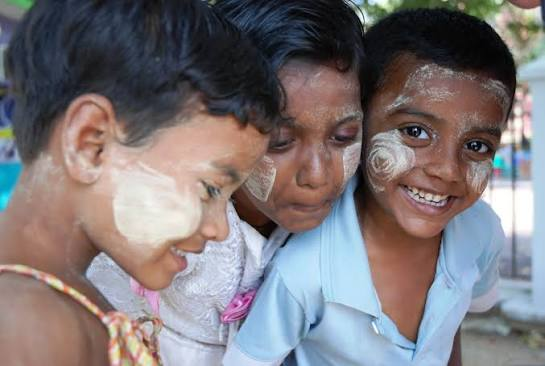
#> input picture dataset/20.jpg, 545 x 366 px
$ python fix_20.py
#> lines starting #> are read from the running program, lines starting #| are printed output that depends on the picture; after the words box and inside, x2 and y2 are one past the last pixel; in counts of white or black regions, pixels touching at a corner belong together
### visualize_ground_truth_and_comparisons.py
"""Visualize Ground Truth annotations and generate side-by-side comparison images.

Creates:
1. ground_truth/images_with_gt_boxes/
   - Visualized images with Ground Truth boxes.
   - Green boxes = Standard/Large Faces (>=40px)
   - Orange/Red boxes = Small/Distant Faces (<40px, Difficult Slice)

2. comparison_visuals/
   - 4-panel comparison images:
     [Original + Ground Truth] | [Gaussian Blur]
     [Solid Mask]              | [Pixelation]
   - Perfect for presentation slides (Slide 4: Visual Evidence) and reports!
"""

import json
import os
import sys
from pathlib import Path
import cv2
import numpy as np

sys.stdout.reconfigure(encoding='utf-8')


# [54 lines left out: function process_all_anonymizations, not called in this run]


def draw_gt_on_image(img: np.ndarray, regions: list) -> np.ndarray:
    """Draw bounding boxes and labels for ground truth regions."""
    canvas = img.copy()
    h, w = canvas.shape[:2]

    for reg in regions:
        x1, y1, x2, y2 = map(int, reg["box_xyxy"])
        x1, x2 = max(0, min(w, x1)), max(0, min(w, x2))
        y1, y2 = max(0, min(h, y1)), max(0, min(h, y2))

        is_difficult = reg.get("is_difficult", False)
        # Green for Standard (0, 220, 0), Orange/Red for Difficult Slice (0, 100, 255)
        color = (0, 90, 255) if is_difficult else (0, 220, 50)

        # Draw bounding box
        cv2.rectangle(canvas, (x1, y1), (x2, y2), color, 2)

        # Label
        tag = "DIFF" if is_difficult else "STD"
        label = f"{reg['instance_id']} [{tag}]"

        # Background box for label text
        font = cv2.FONT_HERSHEY_SIMPLEX
        scale = 0.42
        thickness = 1
        (tw, th), baseline = cv2.getTextSize(label, font, scale, thickness)

        label_y1 = max(0, y1 - th - 6)
        label_y2 = y1
        cv2.rectangle(canvas, (x1, label_y1), (x1 + tw + 4, label_y2), color, -1)
        cv2.putText(canvas, label, (x1 + 2, y1 - 3), font, scale, (255, 255, 255), thickness, cv2.LINE_AA)

    return canvas


def add_header(img: np.ndarray, title: str, bg_color=(30, 30, 30)) -> np.ndarray:
    """Add a clean banner title on top of an image panel."""
    header_h = 36
    h, w = img.shape[:2]
    header = np.full((header_h, w, 3), bg_color, dtype=np.uint8)

    font = cv2.FONT_HERSHEY_DUPLEX
    scale = 0.55
    thickness = 1
    (tw, th), _ = cv2.getTextSize(title, font, scale, thickness)
    tx = (w - tw) // 2
    ty = (header_h + th) // 2 - 2
    cv2.putText(header, title, (tx, ty), font, scale, (255, 255, 255), thickness, cv2.LINE_AA)
    return np.vstack([header, img])


# [63 lines left out: function build_comparison_grids, not called in this run]


# [2 lines that do not run on import are left out]

### fix_20.py
"""Fix 20.jpg Ground Truth and regenerate comparison visuals.
Keep only 3 genuine faces, remove 2 false positive detections (conf < 0.5).
"""

import json
import sys
from pathlib import Path
import cv2
import numpy as np

sys.stdout.reconfigure(encoding='utf-8')

def fix_image_20():
    gt_file = Path("ground_truth.json")
    gt_sub_file = Path("ground_truth/sensitive_annotations.json")
    dataset_dir = Path("dataset")
    results_dir = Path("results")
    gt_vis_dir = Path("ground_truth/images_with_gt_boxes")
    comp_dir = Path("comparison_visuals")

    with open(gt_file, "r", encoding="utf-8") as f:
#> (reads ground_truth.json from the repository)
        gt_data = json.load(f)

    # 1. Filter regions of 20.jpg to exactly 3 faces with conf > 0.5
    regions_20 = gt_data["images"]["20.jpg"]["sensitive_regions"]
    filtered_20 = [r for r in regions_20 if r.get("confidence_source", 0) > 0.5]
    gt_data["images"]["20.jpg"]["sensitive_regions"] = filtered_20
    gt_data["images"]["20.jpg"]["num_sensitive_regions"] = len(filtered_20)

    # 2. Recalculate totals
    total_faces = sum(len(img["sensitive_regions"]) for img in gt_data["images"].values())
    small_faces = sum(1 for img in gt_data["images"].values() for r in img["sensitive_regions"] if r["is_difficult"])
    large_faces = total_faces - small_faces

    gt_data["total_sensitive_instances"] = total_faces
    gt_data["slice_summary"]["large_faces"] = large_faces
    gt_data["slice_summary"]["small_faces"] = small_faces

    # Save to ground_truth.json and ground_truth/sensitive_annotations.json
    with open(gt_file, "w", encoding="utf-8") as f:
        json.dump(gt_data, f, indent=4, ensure_ascii=False)
    with open(gt_sub_file, "w", encoding="utf-8") as f:
        json.dump(gt_data, f, indent=4, ensure_ascii=False)

    print(f"[+] Đã cập nhật Ground Truth: 20.jpg hiện có đúng {len(filtered_20)} khuôn mặt.")
    print(f"    - Tổng khuôn mặt toàn bộ dataset: {total_faces} (Mặt lớn: {large_faces}, Mặt nhỏ: {small_faces})")

    # 3. Regenerate anonymized results for 20.jpg
    raw_img = cv2.imread(str(dataset_dir / "20.jpg"))
#> raw_img is the input picture: shape (366, 545, 3); mean B, G, R 121, 118.2, 124.7
    h, w = raw_img.shape[:2]
#> h = 366; w = 545
    boxes = [r["box_xyxy"] for r in filtered_20]

    # Blur
    img_blur = raw_img.copy()
    for b in boxes:
        x1, y1, x2, y2 = map(int, b)
        x1, x2 = max(0, min(w, x1)), max(0, min(w, x2))
        y1, y2 = max(0, min(h, y1)), max(0, min(h, y2))
        if x2 > x1 and y2 > y1:
            img_blur[y1:y2, x1:x2] = cv2.GaussianBlur(img_blur[y1:y2, x1:x2], (41, 41), 0)
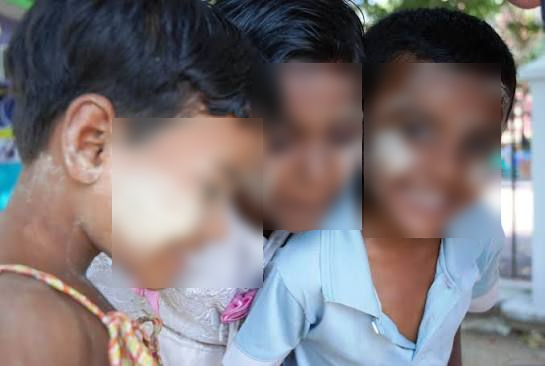
#> img_blur: shape (366, 545, 3); mean B, G, R 121, 118.3, 124.8
    cv2.imwrite(str(results_dir / "blur" / "20.jpg"), img_blur)

    # Mask
    img_mask = raw_img.copy()
    for b in boxes:
        x1, y1, x2, y2 = map(int, b)
        x1, x2 = max(0, min(w, x1)), max(0, min(w, x2))
        y1, y2 = max(0, min(h, y1)), max(0, min(h, y2))
        if x2 > x1 and y2 > y1:
            img_mask[y1:y2, x1:x2] = (0, 0, 0)
#> this loop made 3 passes
#> (x1, y1, x2, y2) on passes 1 to 3: (364, 63, 501, 238), (252, 63, 362, 230), (112, 118, 263, 288)
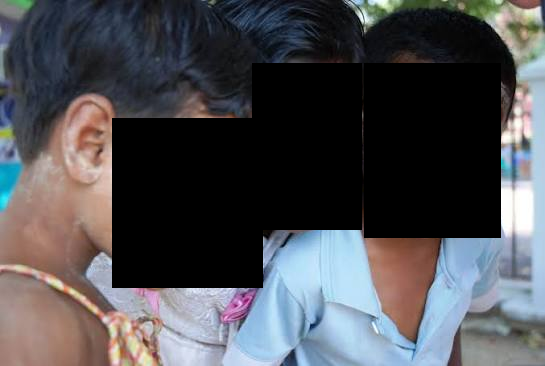
#> img_mask: shape (366, 545, 3); mean B, G, R 82.3, 78, 77.3
    cv2.imwrite(str(results_dir / "mask" / "20.jpg"), img_mask)

    # Pixelation
    img_pix = raw_img.copy()
    for b in boxes:
        x1, y1, x2, y2 = map(int, b)
        x1, x2 = max(0, min(w, x1)), max(0, min(w, x2))
        y1, y2 = max(0, min(h, y1)), max(0, min(h, y2))
        if x2 > x1 and y2 > y1:
            pixel_size = 12
            region = img_pix[y1:y2, x1:x2]
            sw = max(1, (x2 - x1) // pixel_size)
            sh = max(1, (y2 - y1) // pixel_size)
            tiny = cv2.resize(region, (sw, sh), interpolation=cv2.INTER_LINEAR)
            img_pix[y1:y2, x1:x2] = cv2.resize(tiny, (x2 - x1, y2 - y1), interpolation=cv2.INTER_NEAREST)
#> this loop made 3 passes
#> (x1, y1, x2, y2, sw, sh) on passes 1 to 3: (364, 63, 501, 238, 11, 14), (252, 63, 362, 230, 9, 13), (112, 118, 263, 288, 12, 14)
#> pass 1, in fix_image_20, `region = img_pix[y1:y2, x1:x2]`:
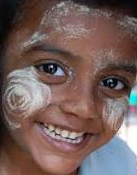
#> region: shape (175, 137, 3); mean B, G, R 90.3, 94.3, 115.9
#> after the loop:
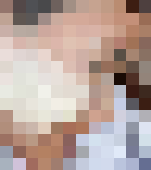
#> region: shape (170, 151, 3); mean B, G, R 157.1, 164.1, 183.6
    cv2.imwrite(str(results_dir / "pixelation" / "20.jpg"), img_pix)

    # 4. Generate gt_20.jpg
    from visualize_ground_truth_and_comparisons import draw_gt_on_image, add_header
    gt_img = draw_gt_on_image(raw_img, filtered_20)
#> the loop in draw_gt_on_image, `for reg in regions:` made 3 passes
#> (x1, y1, x2, y2, label_y1, label_y2) on passes 1 to 3: (364, 63, 501, 238, 47, 63), (252, 63, 362, 230, 47, 63), (112, 118, 263, 288, 102, 118)
#> after the loop in draw_gt_on_image, `for reg in regions:`:
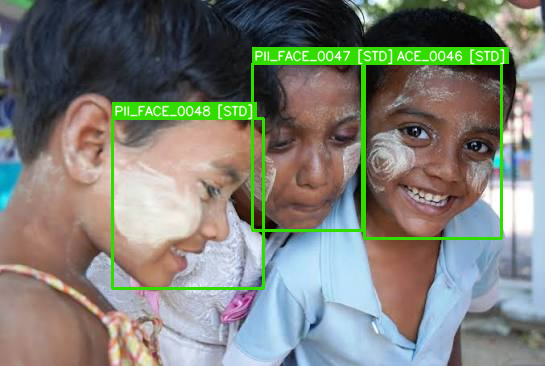
#> canvas: shape (366, 545, 3); 5.65% of pixels changed, all inside (x1, y1, x2, y2) = (111, 47, 509, 290)
    cv2.imwrite(str(gt_vis_dir / "gt_20.jpg"), gt_img)

    # 5. Generate compare_20.jpg
    scale_ratio = min(1.0, 600.0 / w)
#> scale_ratio = 1
    nw, nh = int(w * scale_ratio), int(h * scale_ratio)
#> nw = 545; nh = 366

    p1 = add_header(cv2.resize(gt_img, (nw, nh)), "1. Ground Truth (3 Genuine Faces)", (35, 120, 45))
#> in add_header, `font = cv2.FONT_HERSHEY_DUPLEX`: font = 2
#> in add_header, `(tw, th), _ = cv2.getTextSize(title, font, scale, thickness)`: tw = 316; th = 13
#> in add_header, `tx = (w - tw) // 2`: tx = 114
#> in add_header, `ty = (header_h + th) // 2 - 2`: ty = 22
    p2 = add_header(cv2.resize(img_blur, (nw, nh)), "2. Gaussian Blur (Re-detect: 100%)", (160, 90, 20))
    p3 = add_header(cv2.resize(img_mask, (nw, nh)), "3. Solid Mask (PSNR: 18.36dB)", (80, 20, 20))
#> call 3 of add_header, with title = '3. Solid Mask (PSNR: 18.36dB)', bg_color = (80, 20, 20)
#> in add_header (call 3), `(tw, th), _ = cv2.getTextSize(title, font, scale, thickness)`: tw = 278
#> in add_header (call 3), `tx = (w - tw) // 2`: tx = 133
#> in add_header (call 3), `return np.vstack([header, img])`:
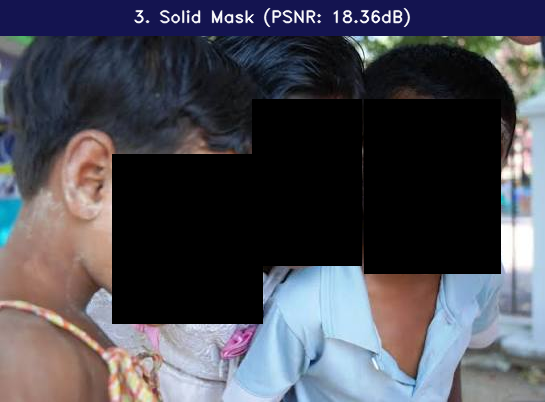
#> returned value: shape (402, 545, 3); mean of channels 0, 1, 2 83, 74, 73.4; drawn as B, G, R
    p4 = add_header(cv2.resize(img_pix, (nw, nh)), "4. Pixelation (Sweet Spot: SSIM 0.94)", (25, 90, 160))

    grid = np.vstack([np.hstack([p1, p2]), np.hstack([p3, p4])])
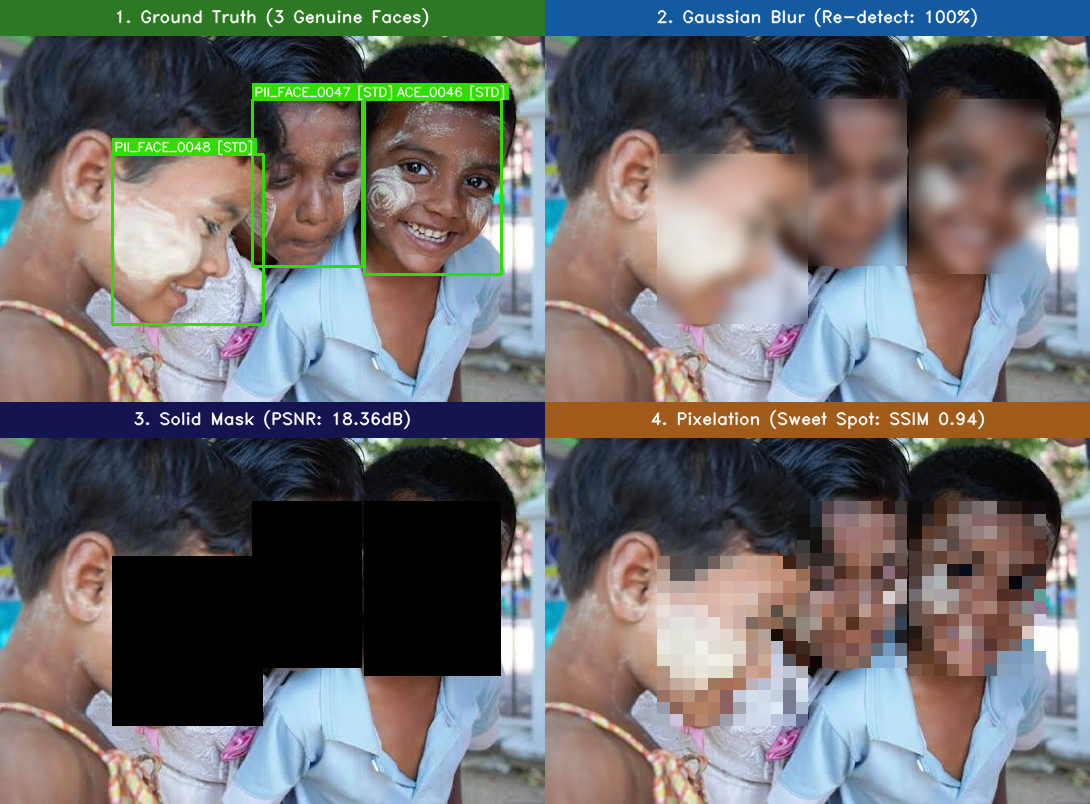
#> grid: shape (804, 1090, 3); mean B, G, R 108.5, 108.6, 109.3
    cv2.imwrite(str(comp_dir / "compare_20.jpg"), grid)
    print(f"[+] Đã tạo lại thành công compare_20.jpg tại: {comp_dir / 'compare_20.jpg'}")


if __name__ == "__main__":
    fix_image_20()
